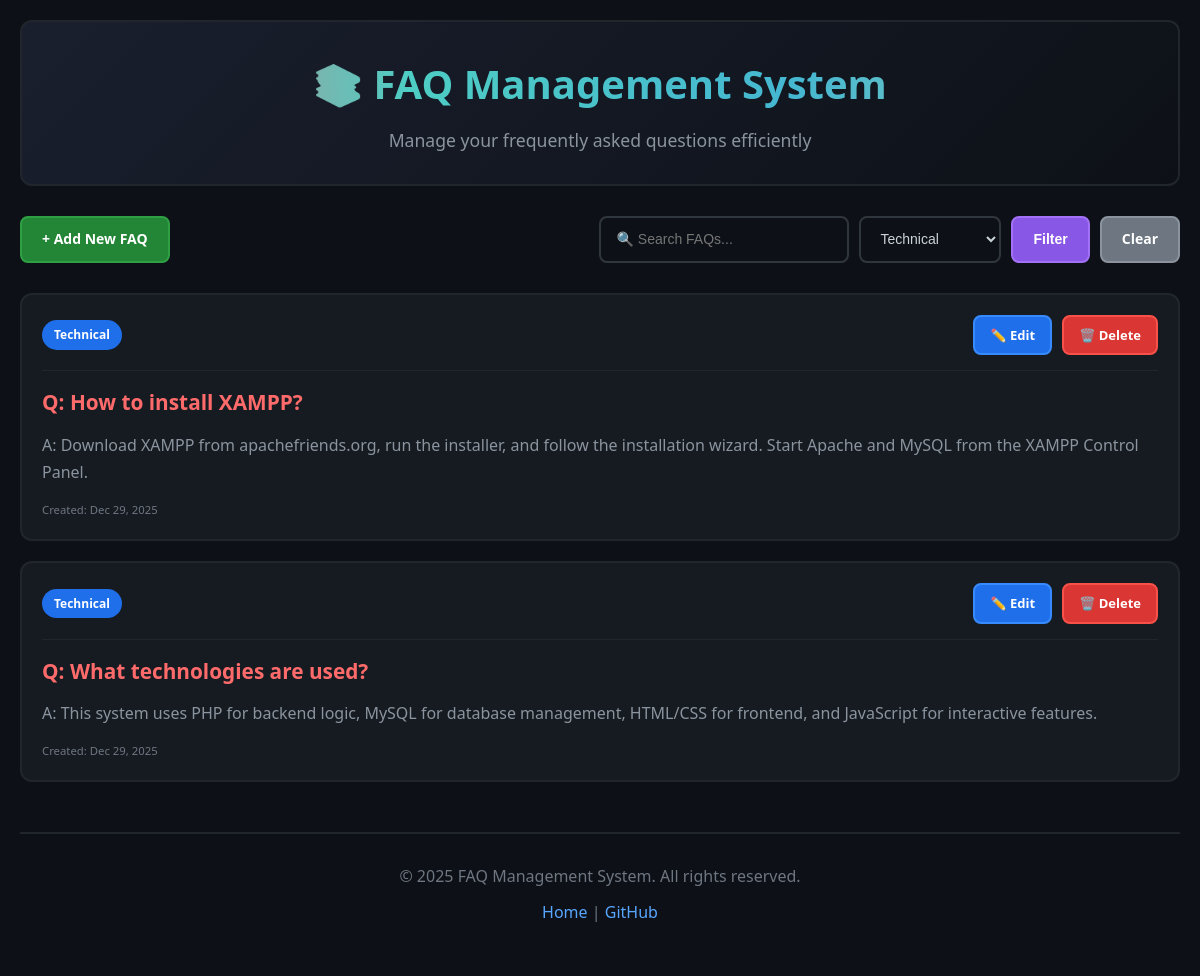
/index.php?category=Technical, run on the app's committed database.
### tables this page shows
CREATE TABLE IF NOT EXISTS faqs (
    id INT AUTO_INCREMENT PRIMARY KEY,
    question TEXT NOT NULL,
    answer TEXT NOT NULL,
    category VARCHAR(100) DEFAULT 'General',
    created_at TIMESTAMP DEFAULT CURRENT_TIMESTAMP,
    updated_at TIMESTAMP DEFAULT CURRENT_TIMESTAMP ON UPDATE CURRENT_TIMESTAMP
);

### index.php (the view, shortened to what this page needs)
<?php
require_once 'includes/config.php';
$category_filter = isset($_GET['category']) ? $_GET['category'] : '';
$search_query = isset($_GET['search']) ? $_GET['search'] : '';
$sql = "SELECT * FROM faqs WHERE 1=1";
if ($category_filter) {
    $sql .= " AND category = '" . mysqli_real_escape_string($conn, $category_filter) . "'";
}
$sql .= " ORDER BY created_at DESC";
$result = mysqli_query($conn, $sql);
$categories_sql = "SELECT DISTINCT category FROM faqs ORDER BY category";
$categories_result = mysqli_query($conn, $categories_sql);
include 'includes/header.php';
?>
        <div class="controls">
            <a href="add_faq.php" class="btn btn-add">+ Add New FAQ</a>
            <div class="filters">
                <form method="GET" action="index.php" class="filter-form">
                    <input type="text" name="search" placeholder="🔍 Search FAQs..." value="<?php echo htmlspecialchars($search_query); ?>" class="search-input">
                    <select name="category" class="category-select" onchange="this.form.submit()">
                        <?php while ($cat = mysqli_fetch_assoc($categories_result)): ?>
                            <option value="<?php echo htmlspecialchars($cat['category']); ?>"
                                <?php echo $category_filter == $cat['category'] ? 'selected' : ''; ?>>
                                <?php echo htmlspecialchars($cat['category']); ?>
                            </option>
                        <?php endwhile; ?>
                    </select>
                    <button type="submit" class="btn btn-filter">Filter</button>
                    <?php if ($category_filter || $search_query): ?>
                        <a href="index.php" class="btn btn-reset">Clear</a>
                    <?php endif; ?>
                </form>
            </div>
        </div>
        <div class="faq-list">
            <?php if (mysqli_num_rows($result) > 0): ?>
                <?php while ($row = mysqli_fetch_assoc($result)): ?>
                    <div class="faq-item">
                        <div class="faq-header">
                            <span class="category-badge"><?php echo htmlspecialchars($row['category']); ?></span>
                            <div class="faq-actions">
                                <a href="edit_faq.php?id=<?php echo $row['id']; ?>" class="btn btn-edit">✏️ Edit</a>
                                <a href="delete_faq.php?id=<?php echo $row['id']; ?>"
                                   class="btn btn-delete"
                                   onclick="return confirm('Are you sure you want to delete this FAQ?')">🗑️ Delete</a>
                            </div>
                        </div>
                        <div class="faq-content">
                            <h3 class="question">Q: <?php echo htmlspecialchars($row['question']); ?></h3>
                            <p class="answer">A: <?php echo nl2br(htmlspecialchars($row['answer'])); ?></p>
                            <div class="faq-meta">
                                <small>Created: <?php echo date('M d, Y', strtotime($row['created_at'])); ?></small>
                            </div>
                        </div>
                    </div>
                <?php endwhile; ?>
            <?php else: ?>
                <div class="no-results">
                    <p>📭 No FAQs found. Start by adding your first FAQ!</p>
                </div>
            <?php endif; ?>
        </div>
<?php include 'includes/footer.php'; ?>

### css/style.css (style rules this page uses)
* { margin: 0; padding: 0; box-sizing: border-box; }
body { font-family: 'Segoe UI', Tahoma, Geneva, Verdana, sans-serif; background-color: #0d1117; color: #c9d1d9; line-height: 1.6; min-height: 100vh; }
.controls { display: flex; justify-content: space-between; align-items: center; margin-bottom: 30px; flex-wrap: wrap; gap: 15px; }
.filters { display: flex; gap: 10px; flex-wrap: wrap; }
.filter-form { display: flex; gap: 10px; flex-wrap: wrap; }
.btn { padding: 10px 20px; border: none; border-radius: 8px; cursor: pointer; text-decoration: none; display: inline-block; font-size: 14px; font-weight: 600; transition: all 0.3s ease; border: 2px solid transparent; }
.btn-add { background-color: #238636; color: white; border-color: #2ea043; }
.btn-edit { background-color: #1f6feb; color: white; border-color: #388bfd; padding: 8px 15px; font-size: 13px; }
.btn-delete { background-color: #da3633; color: white; border-color: #f85149; padding: 8px 15px; font-size: 13px; }
.btn-filter { background-color: #8957e5; color: white; border-color: #a371f7; }
.btn-reset { background-color: #6e7681; color: white; border-color: #8b949e; }
.search-input, .category-select { padding: 10px 15px; border: 2px solid #30363d; border-radius: 8px; background-color: #0d1117; color: #c9d1d9; font-size: 14px; outline: none; transition: all 0.3s ease; }
.search-input { min-width: 250px; }
.faq-list { display: grid; gap: 20px; }
.faq-item { background-color: #161b22; border: 2px solid #21262d; border-radius: 12px; padding: 20px; transition: all 0.3s ease; }
.faq-header { display: flex; justify-content: space-between; align-items: center; margin-bottom: 15px; flex-wrap: wrap; gap: 10px; }
.category-badge { background-color: #1f6feb; color: white; padding: 5px 12px; border-radius: 20px; font-size: 12px; font-weight: 600; }
.faq-actions { display: flex; gap: 10px; }
.faq-content { padding-top: 15px; border-top: 1px solid #21262d; }
.question { color: #ff6b6b; font-size: 1.3em; margin-bottom: 12px; font-weight: 600; }
.answer { color: #8b949e; font-size: 1em; margin-bottom: 15px; line-height: 1.7; }
.faq-meta { display: flex; gap: 20px; color: #6e7681; font-size: 0.85em; margin-top: 10px; }

### data on the page
faqs: category "Technical", question "How to install XAMPP?", answer "Download XAMPP from apachefriends.org, run the installer, and follow the installation wizard. Start Apache and MySQL from the XAMPP Control Panel.", created_at "Dec 29, 2025"
faqs: category "Technical", question "What technologies are used?", answer "This system uses PHP for backend logic, MySQL for database management, HTML/CSS for frontend, and JavaScript for interactive features.", created_at "Dec 29, 2025"

### other printed values
$header_title "📚 FAQ Management System"
$header_subtitle "Manage your frequently asked questions efficiently"
form field category "Technical"
